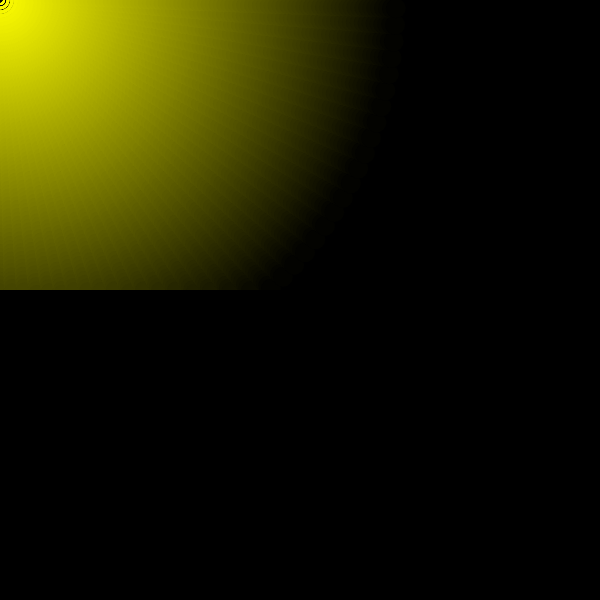
Frame 1 (no input)
Frame 60 (no input): identical to frame 1, image omitted
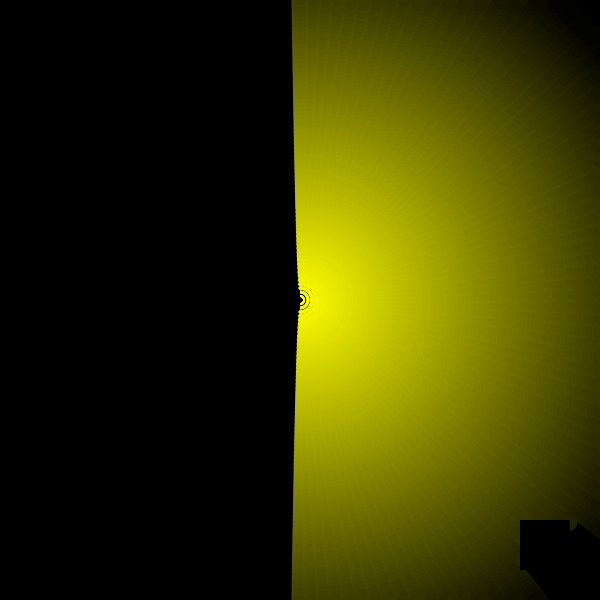
Frame 120 (the mouse pressed at the canvas centre since frame 60)

The p5.js sketch that drew these frames (run headless with seeded random() and noise() and a simulated clock; from frame 60 on, the mouse is pressed at the canvas centre):

// p5.js sketch
// ── sketch.js
function setup() {
  createCanvas(600, 600);
  detail = 150;
  distan = 400;
}

function draw() {
  background(0);
  noStroke();
  for (d = 0; d < detail; d++) {
  for (i = 0; i < distan; i += 4) {
  x = mouseX + i * sin(d/detail * TAU); y = mouseY + i * cos(d/detail * TAU);
  fill(255 - i/distan * 255, 255 - i/distan * 255, 0);
  circle(x, y, sqrt(i));
  if (collision()) {break;}
  }}
  fill(0);
  rect(0, 290, 300, 20);
  rect(520, 520, 50, 50);
}

function collision() {
  p = false;
  if (x < 0 || x > 600) {p = true;}
  if (y < 0 || y > 600) {p = true;}
  if (x < 300 && (y > 290 && y < 310)) {p = true;}
  if (x > 520 && x < 570 && y > 520 && y < 570) {p = true;}
  return p;
}
